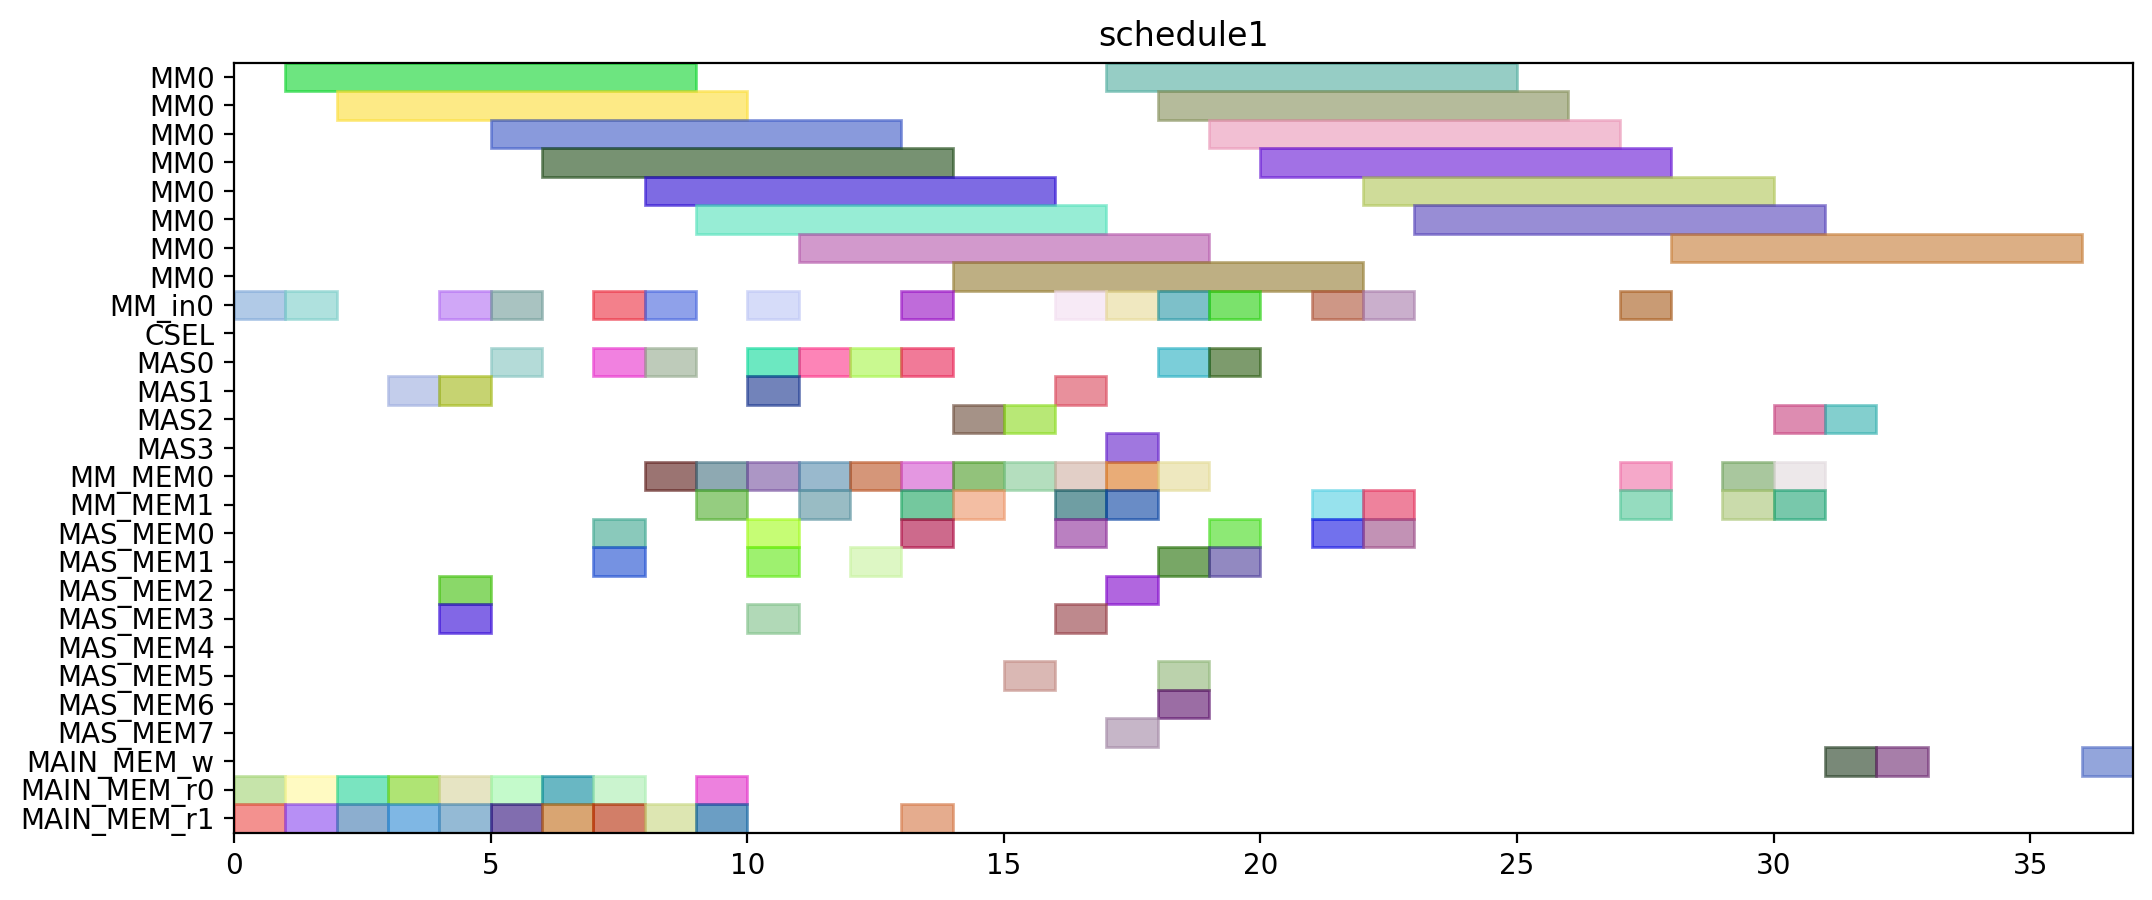

Python code for this plot:
from pyschedule import Scenario, solvers, plotters, alt


def solve():
	horizon = 148
	S = Scenario("schedule1", horizon=horizon)

	# resource
	MM = S.Resources('MM', num=1, size=8)
	MM_in = S.Resources('MM_in', num=1)
	CSEL = S.Resource('CSEL')
	MAS = S.Resources('MAS', num=4, size=1, periods=range(1, horizon))
	MM_MEM = S.Resources('MM_MEM', num=2)
	MAS_MEM = S.Resources('MAS_MEM', num=8)
	MAIN_MEM_w = S.Resource('MAIN_MEM_w', size=1)
	MAIN_MEM_r = S.Resources('MAIN_MEM_r', num=2)

	# result of previous scheduling
	t2_in = S.Task('t2_in', length=1, delay_cost=1)
	S += t2_in >= 0
	t2_in += MM_in[0]

	t2_mem0 = S.Task('t2_mem0', length=1, delay_cost=1)
	S += t2_mem0 >= 0
	t2_mem0 += MAIN_MEM_r[0]

	t2_mem1 = S.Task('t2_mem1', length=1, delay_cost=1)
	S += t2_mem1 >= 0
	t2_mem1 += MAIN_MEM_r[1]

	t0_in = S.Task('t0_in', length=1, delay_cost=1)
	S += t0_in >= 1
	t0_in += MM_in[0]

	t0_mem0 = S.Task('t0_mem0', length=1, delay_cost=1)
	S += t0_mem0 >= 1
	t0_mem0 += MAIN_MEM_r[0]

	t0_mem1 = S.Task('t0_mem1', length=1, delay_cost=1)
	S += t0_mem1 >= 1
	t0_mem1 += MAIN_MEM_r[1]

	t2 = S.Task('t2', length=8, delay_cost=1)
	S += t2 >= 1
	t2 += MM[0]

	t0 = S.Task('t0', length=8, delay_cost=1)
	S += t0 >= 2
	t0 += MM[0]

	t13_mem0 = S.Task('t13_mem0', length=1, delay_cost=1)
	S += t13_mem0 >= 2
	t13_mem0 += MAIN_MEM_r[0]

	t13_mem1 = S.Task('t13_mem1', length=1, delay_cost=1)
	S += t13_mem1 >= 2
	t13_mem1 += MAIN_MEM_r[1]

	t13 = S.Task('t13', length=1, delay_cost=1)
	S += t13 >= 3
	t13 += MAS[1]

	t14_mem0 = S.Task('t14_mem0', length=1, delay_cost=1)
	S += t14_mem0 >= 3
	t14_mem0 += MAIN_MEM_r[0]

	t14_mem1 = S.Task('t14_mem1', length=1, delay_cost=1)
	S += t14_mem1 >= 3
	t14_mem1 += MAIN_MEM_r[1]

	t14 = S.Task('t14', length=1, delay_cost=1)
	S += t14 >= 4
	t14 += MAS[1]

	t15_in = S.Task('t15_in', length=1, delay_cost=1)
	S += t15_in >= 4
	t15_in += MM_in[0]

	t15_mem0 = S.Task('t15_mem0', length=1, delay_cost=1)
	S += t15_mem0 >= 4
	t15_mem0 += MAS_MEM[2]

	t15_mem1 = S.Task('t15_mem1', length=1, delay_cost=1)
	S += t15_mem1 >= 4
	t15_mem1 += MAS_MEM[3]

	t3_mem0 = S.Task('t3_mem0', length=1, delay_cost=1)
	S += t3_mem0 >= 4
	t3_mem0 += MAIN_MEM_r[0]

	t3_mem1 = S.Task('t3_mem1', length=1, delay_cost=1)
	S += t3_mem1 >= 4
	t3_mem1 += MAIN_MEM_r[1]

	t15 = S.Task('t15', length=8, delay_cost=1)
	S += t15 >= 5
	t15 += MM[0]

	t1_in = S.Task('t1_in', length=1, delay_cost=1)
	S += t1_in >= 5
	t1_in += MM_in[0]

	t1_mem0 = S.Task('t1_mem0', length=1, delay_cost=1)
	S += t1_mem0 >= 5
	t1_mem0 += MAIN_MEM_r[0]

	t1_mem1 = S.Task('t1_mem1', length=1, delay_cost=1)
	S += t1_mem1 >= 5
	t1_mem1 += MAIN_MEM_r[1]

	t3 = S.Task('t3', length=1, delay_cost=1)
	S += t3 >= 5
	t3 += MAS[0]

	t1 = S.Task('t1', length=8, delay_cost=1)
	S += t1 >= 6
	t1 += MM[0]

	t4_mem0 = S.Task('t4_mem0', length=1, delay_cost=1)
	S += t4_mem0 >= 6
	t4_mem0 += MAIN_MEM_r[0]

	t4_mem1 = S.Task('t4_mem1', length=1, delay_cost=1)
	S += t4_mem1 >= 6
	t4_mem1 += MAIN_MEM_r[1]

	t4 = S.Task('t4', length=1, delay_cost=1)
	S += t4 >= 7
	t4 += MAS[0]

	t5_in = S.Task('t5_in', length=1, delay_cost=1)
	S += t5_in >= 7
	t5_in += MM_in[0]

	t5_mem0 = S.Task('t5_mem0', length=1, delay_cost=1)
	S += t5_mem0 >= 7
	t5_mem0 += MAS_MEM[0]

	t5_mem1 = S.Task('t5_mem1', length=1, delay_cost=1)
	S += t5_mem1 >= 7
	t5_mem1 += MAS_MEM[1]

	t9_mem0 = S.Task('t9_mem0', length=1, delay_cost=1)
	S += t9_mem0 >= 7
	t9_mem0 += MAIN_MEM_r[0]

	t9_mem1 = S.Task('t9_mem1', length=1, delay_cost=1)
	S += t9_mem1 >= 7
	t9_mem1 += MAIN_MEM_r[1]

	t20_in = S.Task('t20_in', length=1, delay_cost=1)
	S += t20_in >= 8
	t20_in += MM_in[0]

	t20_mem0 = S.Task('t20_mem0', length=1, delay_cost=1)
	S += t20_mem0 >= 8
	t20_mem0 += MM_MEM[0]

	t20_mem1 = S.Task('t20_mem1', length=1, delay_cost=1)
	S += t20_mem1 >= 8
	t20_mem1 += MAIN_MEM_r[1]

	t5 = S.Task('t5', length=8, delay_cost=1)
	S += t5 >= 8
	t5 += MM[0]

	t9 = S.Task('t9', length=1, delay_cost=1)
	S += t9 >= 8
	t9 += MAS[0]

	t18_mem0 = S.Task('t18_mem0', length=1, delay_cost=1)
	S += t18_mem0 >= 9
	t18_mem0 += MM_MEM[0]

	t18_mem1 = S.Task('t18_mem1', length=1, delay_cost=1)
	S += t18_mem1 >= 9
	t18_mem1 += MM_MEM[1]

	t20 = S.Task('t20', length=8, delay_cost=1)
	S += t20 >= 9
	t20 += MM[0]

	t8_mem0 = S.Task('t8_mem0', length=1, delay_cost=1)
	S += t8_mem0 >= 9
	t8_mem0 += MAIN_MEM_r[0]

	t8_mem1 = S.Task('t8_mem1', length=1, delay_cost=1)
	S += t8_mem1 >= 9
	t8_mem1 += MAIN_MEM_r[1]

	t10_in = S.Task('t10_in', length=1, delay_cost=1)
	S += t10_in >= 10
	t10_in += MM_in[0]

	t10_mem0 = S.Task('t10_mem0', length=1, delay_cost=1)
	S += t10_mem0 >= 10
	t10_mem0 += MAS_MEM[0]

	t10_mem1 = S.Task('t10_mem1', length=1, delay_cost=1)
	S += t10_mem1 >= 10
	t10_mem1 += MAS_MEM[1]

	t18 = S.Task('t18', length=1, delay_cost=1)
	S += t18 >= 10
	t18 += MAS[1]

	t19_mem0 = S.Task('t19_mem0', length=1, delay_cost=1)
	S += t19_mem0 >= 10
	t19_mem0 += MM_MEM[0]

	t19_mem1 = S.Task('t19_mem1', length=1, delay_cost=1)
	S += t19_mem1 >= 10
	t19_mem1 += MAS_MEM[3]

	t8 = S.Task('t8', length=1, delay_cost=1)
	S += t8 >= 10
	t8 += MAS[0]

	t10 = S.Task('t10', length=8, delay_cost=1)
	S += t10 >= 11
	t10 += MM[0]

	t16_mem0 = S.Task('t16_mem0', length=1, delay_cost=1)
	S += t16_mem0 >= 11
	t16_mem0 += MM_MEM[0]

	t16_mem1 = S.Task('t16_mem1', length=1, delay_cost=1)
	S += t16_mem1 >= 11
	t16_mem1 += MM_MEM[1]

	t19 = S.Task('t19', length=1, delay_cost=1)
	S += t19 >= 11
	t19 += MAS[0]

	t16 = S.Task('t16', length=1, delay_cost=1)
	S += t16 >= 12
	t16 += MAS[0]

	t17_mem0 = S.Task('t17_mem0', length=1, delay_cost=1)
	S += t17_mem0 >= 12
	t17_mem0 += MM_MEM[0]

	t17_mem1 = S.Task('t17_mem1', length=1, delay_cost=1)
	S += t17_mem1 >= 12
	t17_mem1 += MAS_MEM[1]

	t11_mem0 = S.Task('t11_mem0', length=1, delay_cost=1)
	S += t11_mem0 >= 13
	t11_mem0 += MM_MEM[0]

	t11_mem1 = S.Task('t11_mem1', length=1, delay_cost=1)
	S += t11_mem1 >= 13
	t11_mem1 += MM_MEM[1]

	t17 = S.Task('t17', length=1, delay_cost=1)
	S += t17 >= 13
	t17 += MAS[0]

	t23_in = S.Task('t23_in', length=1, delay_cost=1)
	S += t23_in >= 13
	t23_in += MM_in[0]

	t23_mem0 = S.Task('t23_mem0', length=1, delay_cost=1)
	S += t23_mem0 >= 13
	t23_mem0 += MAS_MEM[0]

	t23_mem1 = S.Task('t23_mem1', length=1, delay_cost=1)
	S += t23_mem1 >= 13
	t23_mem1 += MAIN_MEM_r[1]

	t11 = S.Task('t11', length=1, delay_cost=1)
	S += t11 >= 14
	t11 += MAS[2]

	t23 = S.Task('t23', length=8, delay_cost=1)
	S += t23 >= 14
	t23 += MM[0]

	t6_mem0 = S.Task('t6_mem0', length=1, delay_cost=1)
	S += t6_mem0 >= 14
	t6_mem0 += MM_MEM[0]

	t6_mem1 = S.Task('t6_mem1', length=1, delay_cost=1)
	S += t6_mem1 >= 14
	t6_mem1 += MM_MEM[1]

	t6 = S.Task('t6', length=1, delay_cost=1)
	S += t6 >= 15
	t6 += MAS[2]

	t7_mem0 = S.Task('t7_mem0', length=1, delay_cost=1)
	S += t7_mem0 >= 15
	t7_mem0 += MM_MEM[0]

	t7_mem1 = S.Task('t7_mem1', length=1, delay_cost=1)
	S += t7_mem1 >= 15
	t7_mem1 += MAS_MEM[5]

	t22_mem0 = S.Task('t22_mem0', length=1, delay_cost=1)
	S += t22_mem0 >= 16
	t22_mem0 += MM_MEM[0]

	t22_mem1 = S.Task('t22_mem1', length=1, delay_cost=1)
	S += t22_mem1 >= 16
	t22_mem1 += MM_MEM[1]

	t28_in = S.Task('t28_in', length=1, delay_cost=1)
	S += t28_in >= 16
	t28_in += MM_in[0]

	t28_mem0 = S.Task('t28_mem0', length=1, delay_cost=1)
	S += t28_mem0 >= 16
	t28_mem0 += MAS_MEM[0]

	t28_mem1 = S.Task('t28_mem1', length=1, delay_cost=1)
	S += t28_mem1 >= 16
	t28_mem1 += MAS_MEM[3]

	t7 = S.Task('t7', length=1, delay_cost=1)
	S += t7 >= 16
	t7 += MAS[1]

	t21_mem0 = S.Task('t21_mem0', length=1, delay_cost=1)
	S += t21_mem0 >= 17
	t21_mem0 += MM_MEM[0]

	t21_mem1 = S.Task('t21_mem1', length=1, delay_cost=1)
	S += t21_mem1 >= 17
	t21_mem1 += MM_MEM[1]

	t22 = S.Task('t22', length=1, delay_cost=1)
	S += t22 >= 17
	t22 += MAS[3]

	t25_in = S.Task('t25_in', length=1, delay_cost=1)
	S += t25_in >= 17
	t25_in += MM_in[0]

	t25_mem0 = S.Task('t25_mem0', length=1, delay_cost=1)
	S += t25_mem0 >= 17
	t25_mem0 += MAS_MEM[2]

	t25_mem1 = S.Task('t25_mem1', length=1, delay_cost=1)
	S += t25_mem1 >= 17
	t25_mem1 += MAS_MEM[7]

	t28 = S.Task('t28', length=8, delay_cost=1)
	S += t28 >= 17
	t28 += MM[0]

	t12_mem0 = S.Task('t12_mem0', length=1, delay_cost=1)
	S += t12_mem0 >= 18
	t12_mem0 += MM_MEM[0]

	t12_mem1 = S.Task('t12_mem1', length=1, delay_cost=1)
	S += t12_mem1 >= 18
	t12_mem1 += MAS_MEM[5]

	t21 = S.Task('t21', length=1, delay_cost=1)
	S += t21 >= 18
	t21 += MAS[0]

	t25 = S.Task('t25', length=8, delay_cost=1)
	S += t25 >= 18
	t25 += MM[0]

	t27_in = S.Task('t27_in', length=1, delay_cost=1)
	S += t27_in >= 18
	t27_in += MM_in[0]

	t27_mem0 = S.Task('t27_mem0', length=1, delay_cost=1)
	S += t27_mem0 >= 18
	t27_mem0 += MAS_MEM[6]

	t27_mem1 = S.Task('t27_mem1', length=1, delay_cost=1)
	S += t27_mem1 >= 18
	t27_mem1 += MAS_MEM[1]

	t12 = S.Task('t12', length=1, delay_cost=1)
	S += t12 >= 19
	t12 += MAS[0]

	t27 = S.Task('t27', length=8, delay_cost=1)
	S += t27 >= 19
	t27 += MM[0]

	t29_in = S.Task('t29_in', length=1, delay_cost=1)
	S += t29_in >= 19
	t29_in += MM_in[0]

	t29_mem0 = S.Task('t29_mem0', length=1, delay_cost=1)
	S += t29_mem0 >= 19
	t29_mem0 += MAS_MEM[0]

	t29_mem1 = S.Task('t29_mem1', length=1, delay_cost=1)
	S += t29_mem1 >= 19
	t29_mem1 += MAS_MEM[1]

	t29 = S.Task('t29', length=8, delay_cost=1)
	S += t29 >= 20
	t29 += MM[0]


	# new tasks
	t24 = S.Task('t24', length=8, delay_cost=1)
	t24 += alt(MM)
	t24_in = S.Task('t24_in', length=1, delay_cost=1)
	t24_in += alt(MM_in)
	S += t24_in*MM_in[0]<=t24*MM[0]
	t24_mem0 = S.Task('t24_mem0', length=1, delay_cost=1)
	t24_mem0 += MAS_MEM[0]
	S += 19 < t24_mem0
	S += t24_mem0 <= t24

	t24_mem1 = S.Task('t24_mem1', length=1, delay_cost=1)
	t24_mem1 += MM_MEM[1]
	S += 21 < t24_mem1
	S += t24_mem1 <= t24

	t26 = S.Task('t26', length=8, delay_cost=1)
	t26 += alt(MM)
	t26_in = S.Task('t26_in', length=1, delay_cost=1)
	t26_in += alt(MM_in)
	S += t26_in*MM_in[0]<=t26*MM[0]
	t26_mem0 = S.Task('t26_mem0', length=1, delay_cost=1)
	t26_mem0 += MAS_MEM[0]
	S += 11 < t26_mem0
	S += t26_mem0 <= t26

	t26_mem1 = S.Task('t26_mem1', length=1, delay_cost=1)
	t26_mem1 += MM_MEM[1]
	S += 21 < t26_mem1
	S += t26_mem1 <= t26

	PZ_new = S.Task('PZ_new', length=8, delay_cost=1)
	PZ_new += alt(MM)
	PZ_new_in = S.Task('PZ_new_in', length=1, delay_cost=1)
	PZ_new_in += alt(MM_in)
	S += PZ_new_in*MM_in[0]<=PZ_new*MM[0]
	S += 0<PZ_new

	PZ_new_w = S.Task('PZ_new_w', length=1, delay_cost=1)
	PZ_new_w += alt(MAIN_MEM_w)
	S += PZ_new <= PZ_new_w

	PZ_new_mem0 = S.Task('PZ_new_mem0', length=1, delay_cost=1)
	PZ_new_mem0 += MM_MEM[0]
	S += 27 < PZ_new_mem0
	S += PZ_new_mem0 <= PZ_new

	PZ_new_mem1 = S.Task('PZ_new_mem1', length=1, delay_cost=1)
	PZ_new_mem1 += MM_MEM[1]
	S += 24 < PZ_new_mem1
	S += PZ_new_mem1 <= PZ_new

	PX_new = S.Task('PX_new', length=1, delay_cost=1)
	PX_new += alt(MAS)
	S += 0<PX_new

	PX_new_w = S.Task('PX_new_w', length=1, delay_cost=1)
	PX_new_w += alt(MAIN_MEM_w)
	S += PX_new <= PX_new_w

	PX_new_mem0 = S.Task('PX_new_mem0', length=1, delay_cost=1)
	PX_new_mem0 += MM_MEM[0]
	S += 25 < PX_new_mem0
	S += PX_new_mem0 <= PX_new

	PX_new_mem1 = S.Task('PX_new_mem1', length=1, delay_cost=1)
	PX_new_mem1 += alt(MM_MEM)
	S += (t24*MM[0])-1 < PX_new_mem1*MM_MEM[1]
	S += PX_new_mem1 <= PX_new

	PY_new = S.Task('PY_new', length=1, delay_cost=1)
	PY_new += alt(MAS)
	S += 0<PY_new

	PY_new_w = S.Task('PY_new_w', length=1, delay_cost=1)
	PY_new_w += alt(MAIN_MEM_w)
	S += PY_new <= PY_new_w

	PY_new_mem0 = S.Task('PY_new_mem0', length=1, delay_cost=1)
	PY_new_mem0 += MM_MEM[0]
	S += 26 < PY_new_mem0
	S += PY_new_mem0 <= PY_new

	PY_new_mem1 = S.Task('PY_new_mem1', length=1, delay_cost=1)
	PY_new_mem1 += alt(MM_MEM)
	S += (t26*MM[0])-1 < PY_new_mem1*MM_MEM[1]
	S += PY_new_mem1 <= PY_new

	solvers.mip.solve(S,msg=1,kind='CPLEX',ratio_gap=1.01)

	solution = [['hoge']*len(S.solution()[1]) for i in range(len(S.solution()))]
	for i in range(len(S.solution())):
		for j in range(len(S.solution()[i])):
			solution[i][j]=str(S.solution()[i][j])
	print(solution)

	cycles = int(solution[-1][3])

	pic_file_name = "/home/mfukuda/ABE/multiRAM_multiMAS_16mux/scheduling_result/stage8MM1_stage1MAS4/EP_ADD_A_0/schedule1.png"
	if(S.solution() != []):
		plotters.matplotlib.plot(S,img_filename=pic_file_name, show_task_labels=False, fig_size=(cycles*0.25+3, 5))

	return solution
